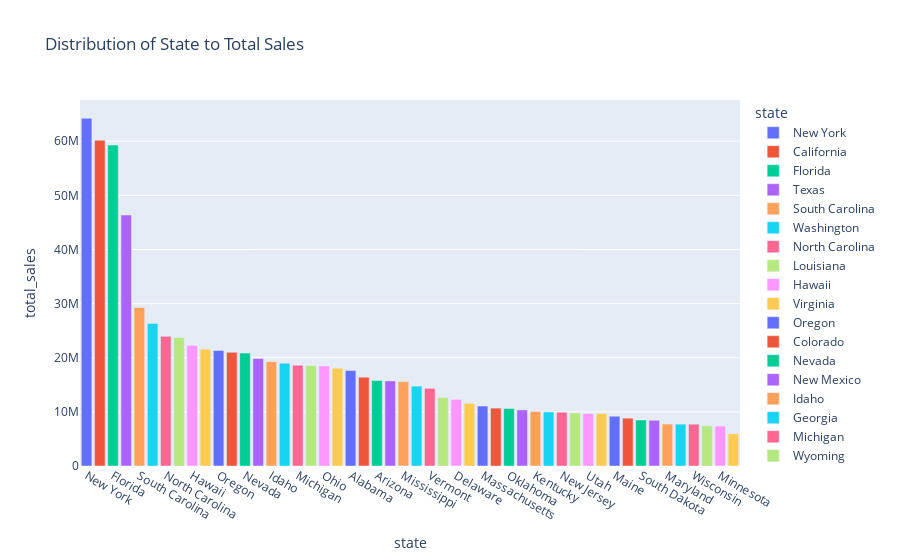

The code cell stored with this chart in its notebook:
### Markdown cell above
### 2.2.1. Top/Distribution of State to Total Sales for entire 2-year period.

### Code cell
state_sales = df.groupby("state")["total_sales"].sum().reset_index()

state_sales = state_sales.sort_values(by="total_sales", ascending=False)
fig = px.bar(state_sales,x="state",y="total_sales",title="Distribution of State to Total Sales",labels={"State": "state", "Total Sales": "total_sales"},color="state",hover_data=["total_sales"])
fig.show()

unique_state_count=state_sales["state"].nunique()
unique_state_count

### Figure 1 — Plotly figure (JSON) as saved in the notebook; plotly's stock layout.template omitted (floating-point values rounded to 4 significant figures)
{"data": [{"alignmentgroup": "True", "hovertemplate": "state=%{x}<br>total_sales=%{y}<extra></extra>", "legendgroup": "New York", "marker": {"color": "#636efa", "pattern": {"shape": ""}}, "name": "New York", "offsetgroup": "New York", "orientation": "v", "showlegend": true, "textposition": "auto", "type": "bar", "x": ["New York"], "xaxis": "x", "y": [64229039], "yaxis": "y"}, {"alignmentgroup": "True", "hovertemplate": "state=%{x}<br>total_sales=%{y}<extra></extra>", "legendgroup": "California", "marker": {"color": "#EF553B", "pattern": {"shape": ""}}, "name": "California", "offsetgroup": "California", "orientation": "v", "showlegend": true, "textposition": "auto", "type": "bar", "x": ["California"], "xaxis": "x", "y": [60174133], "yaxis": "y"}, {"alignmentgroup": "True", "hovertemplate": "state=%{x}<br>total_sales=%{y}<extra></extra>", "legendgroup": "Florida", "marker": {"color": "#00cc96", "pattern": {"shape": ""}}, "name": "Florida", "offsetgroup": "Florida", "orientation": "v", "showlegend": true, "textposition": "auto", "type": "bar", "x": ["Florida"], "xaxis": "x", "y": [59283714], "yaxis": "y"}, {"alignmentgroup": "True", "hovertemplate": "state=%{x}<br>total_sales=%{y}<extra></extra>", "legendgroup": "Texas", "marker": {"color": "#ab63fa", "pattern": {"shape": ""}}, "name": "Texas", "offsetgroup": "Texas", "orientation": "v", "showlegend": true, "textposition": "auto", "type": "bar", "x": ["Texas"], "xaxis": "x", "y": [46359746], "yaxis": "y"}, {"alignmentgroup": "True", "hovertemplate": "state=%{x}<br>total_sales=%{y}<extra></extra>", "legendgroup": "South Carolina", "marker": {"color": "#FFA15A", "pattern": {"shape": ""}}, "name": "South Carolina", "offsetgroup": "South Carolina", "orientation": "v", "showlegend": true, "textposition": "auto", "type": "bar", "x": ["South Carolina"], "xaxis": "x", "y": [29285637], "yaxis": "y"}, {"alignmentgroup": "True", "hovertemplate": "state=%{x}<br>total_sales=%{y}<extra></extra>", "legendgroup": "Washington", "marker": {"color": "#19d3f3", "pattern": {"shape": ""}}, "name": "Washington", "offsetgroup": "Washington", "orientation": "v", "showlegend": true, "textposition": "auto", "type": "bar", "x": ["Washington"], "xaxis": "x", "y": [26330718], "yaxis": "y"}, {"alignmentgroup": "True", "hovertemplate": "state=%{x}<br>total_sales=%{y}<extra></extra>", "legendgroup": "North Carolina", "marker": {"color": "#FF6692", "pattern": {"shape": ""}}, "name": "North Carolina", "offsetgroup": "North Carolina", "orientation": "v", "showlegend": true, "textposition": "auto", "type": "bar", "x": ["North Carolina"], "xaxis": "x", "y": [23956531], "yaxis": "y"}, {"alignmentgroup": "True", "hovertemplate": "state=%{x}<br>total_sales=%{y}<extra></extra>", "legendgroup": "Louisiana", "marker": {"color": "#B6E880", "pattern": {"shape": ""}}, "name": "Louisiana", "offsetgroup": "Louisiana", "orientation": "v", "showlegend": true, "textposition": "auto", "type": "bar", "x": ["Louisiana"], "xaxis": "x", "y": [23750781], "yaxis": "y"}, {"alignmentgroup": "True", "hovertemplate": "state=%{x}<br>total_sales=%{y}<extra></extra>", "legendgroup": "Hawaii", "marker": {"color": "#FF97FF", "pattern": {"shape": ""}}, "name": "Hawaii", "offsetgroup": "Hawaii", "orientation": "v", "showlegend": true, "textposition": "auto", "type": "bar", "x": ["Hawaii"], "xaxis": "x", "y": [22282457], "yaxis": "y"}, {"alignmentgroup": "True", "hovertemplate": "state=%{x}<br>total_sales=%{y}<extra></extra>", "legendgroup": "Virginia", "marker": {"color": "#FECB52", "pattern": {"shape": ""}}, "name": "Virginia", "offsetgroup": "Virginia", "orientation": "v", "showlegend": true, "textposition": "auto", "type": "bar", "x": ["Virginia"], "xaxis": "x", "y": [21575040], "yaxis": "y"}, {"alignmentgroup": "True", "hovertemplate": "state=%{x}<br>total_sales=%{y}<extra></extra>", "legendgroup": "Oregon", "marker": {"color": "#636efa", "pattern": {"shape": ""}}, "name": "Oregon", "offsetgroup": "Oregon", "orientation": "v", "showlegend": true, "textposition": "auto", "type": "bar", "x": ["Oregon"], "xaxis": "x", "y": [21349674], "yaxis": "y"}, {"alignmentgroup": "True", "hovertemplate": "state=%{x}<br>total_sales=%{y}<extra></extra>", "legendgroup": "Colorado", "marker": {"color": "#EF553B", "pattern": {"shape": ""}}, "name": "Colorado", "offsetgroup": "Colorado", "orientation": "v", "showlegend": true, "textposition": "auto", "type": "bar", "x": ["Colorado"], "xaxis": "x", "y": [20996536], "yaxis": "y"}, {"alignmentgroup": "True", "hovertemplate": "state=%{x}<br>total_sales=%{y}<extra></extra>", "legendgroup": "Nevada", "marker": {"color": "#00cc96", "pattern": {"shape": ""}}, "name": "Nevada", "offsetgroup": "Nevada", "orientation": "v", "showlegend": true, "textposition": "auto", "type": "bar", "x": ["Nevada"], "xaxis": "x", "y": [20858509], "yaxis": "y"}, {"alignmentgroup": "True", "hovertemplate": "state=%{x}<br>total_sales=%{y}<extra></extra>", "legendgroup": "New Mexico", "marker": {"color": "#ab63fa", "pattern": {"shape": ""}}, "name": "New Mexico", "offsetgroup": "New Mexico", "orientation": "v", "showlegend": true, "textposition": "auto", "type": "bar", "x": ["New Mexico"], "xaxis": "x", "y": [19865016], "yaxis": "y"}, {"alignmentgroup": "True", "hovertemplate": "state=%{x}<br>total_sales=%{y}<extra></extra>", "legendgroup": "Idaho", "marker": {"color": "#FFA15A", "pattern": {"shape": ""}}, "name": "Idaho", "offsetgroup": "Idaho", "orientation": "v", "showlegend": true, "textposition": "auto", "type": "bar", "x": ["Idaho"], "xaxis": "x", "y": [19276878], "yaxis": "y"}, {"alignmentgroup": "True", "hovertemplate": "state=%{x}<br>total_sales=%{y}<extra></extra>", "legendgroup": "Georgia", "marker": {"color": "#19d3f3", "pattern": {"shape": ""}}, "name": "Georgia", "offsetgroup": "Georgia", "orientation": "v", "showlegend": true, "textposition": "auto", "type": "bar", "x": ["Georgia"], "xaxis": "x", "y": [18997466], "yaxis": "y"}, {"alignmentgroup": "True", "hovertemplate": "state=%{x}<br>total_sales=%{y}<extra></extra>", "legendgroup": "Michigan", "marker": {"color": "#FF6692", "pattern": {"shape": ""}}, "name": "Michigan", "offsetgroup": "Michigan", "orientation": "v", "showlegend": true, "textposition": "auto", "type": "bar", "x": ["Michigan"], "xaxis": "x", "y": [18625433], "yaxis": "y"}, {"alignmentgroup": "True", "hovertemplate": "state=%{x}<br>total_sales=%{y}<extra></extra>", "legendgroup": "Wyoming", "marker": {"color": "#B6E880", "pattern": {"shape": ""}}, "name": "Wyoming", "offsetgroup": "Wyoming", "orientation": "v", "showlegend": true, "textposition": "auto", "type": "bar", "x": ["Wyoming"], "xaxis": "x", "y": [18577517], "yaxis": "y"}, {"alignmentgroup": "True", "hovertemplate": "state=%{x}<br>total_sales=%{y}<extra></extra>", "legendgroup": "Ohio", "marker": {"color": "#FF97FF", "pattern": {"shape": ""}}, "name": "Ohio", "offsetgroup": "Ohio", "orientation": "v", "showlegend": true, "textposition": "auto", "type": "bar", "x": ["Ohio"], "xaxis": "x", "y": [18484583], "yaxis": "y"}, {"alignmentgroup": "True", "hovertemplate": "state=%{x}<br>total_sales=%{y}<extra></extra>", "legendgroup": "Tennessee", "marker": {"color": "#FECB52", "pattern": {"shape": ""}}, "name": "Tennessee", "offsetgroup": "Tennessee", "orientation": "v", "showlegend": true, "textposition": "auto", "type": "bar", "x": ["Tennessee"], "xaxis": "x", "y": [18067440], "yaxis": "y"}, {"alignmentgroup": "True", "hovertemplate": "state=%{x}<br>total_sales=%{y}<extra></extra>", "legendgroup": "Alabama", "marker": {"color": "#636efa", "pattern": {"shape": ""}}, "name": "Alabama", "offsetgroup": "Alabama", "orientation": "v", "showlegend": true, "textposition": "auto", "type": "bar", "x": ["Alabama"], "xaxis": "x", "y": [17633424], "yaxis": "y"}, {"alignmentgroup": "True", "hovertemplate": "state=%{x}<br>total_sales=%{y}<extra></extra>", "legendgroup": "New Hampshire", "marker": {"color": "#EF553B", "pattern": {"shape": ""}}, "name": "New Hampshire", "offsetgroup": "New Hampshire", "orientation": "v", "showlegend": true, "textposition": "auto", "type": "bar", "x": ["New Hampshire"], "xaxis": "x", "y": [16411667], "yaxis": "y"}, {"alignmentgroup": "True", "hovertemplate": "state=%{x}<br>total_sales=%{y}<extra></extra>", "legendgroup": "Arizona", "marker": {"color": "#00cc96", "pattern": {"shape": ""}}, "name": "Arizona", "offsetgroup": "Arizona", "orientation": "v", "showlegend": true, "textposition": "auto", "type": "bar", "x": ["Arizona"], "xaxis": "x", "y": [15782221], "yaxis": "y"}, {"alignmentgroup": "True", "hovertemplate": "state=%{x}<br>total_sales=%{y}<extra></extra>", "legendgroup": "Montana", "marker": {"color": "#ab63fa", "pattern": {"shape": ""}}, "name": "Montana", "offsetgroup": "Montana", "orientation": "v", "showlegend": true, "textposition": "auto", "type": "bar", "x": ["Montana"], "xaxis": "x", "y": [15710886], "yaxis": "y"}, {"alignmentgroup": "True", "hovertemplate": "state=%{x}<br>total_sales=%{y}<extra></extra>", "legendgroup": "Mississippi", "marker": {"color": "#FFA15A", "pattern": {"shape": ""}}, "name": "Mississippi", "offsetgroup": "Mississippi", "orientation": "v", "showlegend": true, "textposition": "auto", "type": "bar", "x": ["Mississippi"], "xaxis": "x", "y": [15591709], "yaxis": "y"}, {"alignmentgroup": "True", "hovertemplate": "state=%{x}<br>total_sales=%{y}<extra></extra>", "legendgroup": "Alaska", "marker": {"color": "#19d3f3", "pattern": {"shape": ""}}, "name": "Alaska", "offsetgroup": "Alaska", "orientation": "v", "showlegend": true, "textposition": "auto", "type": "bar", "x": ["Alaska"], "xaxis": "x", "y": [14753103], "yaxis": "y"}, {"alignmentgroup": "True", "hovertemplate": "state=%{x}<br>total_sales=%{y}<extra></extra>", "legendgroup": "Vermont", "marker": {"color": "#FF6692", "pattern": {"shape": ""}}, "name": "Vermont", "offsetgroup": "Vermont", "orientation": "v", "showlegend": true, "textposition": "auto", "type": "bar", "x": ["Vermont"], "xaxis": "x", "y": [14352923], "yaxis": "y"}, {"alignmentgroup": "True", "hovertemplate": "state=%{x}<br>total_sales=%{y}<extra></extra>", "legendgroup": "Arkansas", "marker": {"color": "#B6E880", "pattern": {"shape": ""}}, "name": "Arkansas", "offsetgroup": "Arkansas", "orientation": "v", "showlegend": true, "textposition": "auto", "type": "bar", "x": ["Arkansas"], "xaxis": "x", "y": [12639347], "yaxis": "y"}, {"alignmentgroup": "True", "hovertemplate": "state=%{x}<br>total_sales=%{y}<extra></extra>", "legendgroup": "Delaware", "marker": {"color": "#FF97FF", "pattern": {"shape": ""}}, "name": "Delaware", "offsetgroup": "Delaware", "orientation": "v", "showlegend": true, "textposition": "auto", "type": "bar", "x": ["Delaware"], "xaxis": "x", "y": [12298412], "yaxis": "y"}, {"alignmentgroup": "True", "hovertemplate": "state=%{x}<br>total_sales=%{y}<extra></extra>", "legendgroup": "Connecticut", "marker": {"color": "#FECB52", "pattern": {"shape": ""}}, "name": "Connecticut", "offsetgroup": "Connecticut", "orientation": "v", "showlegend": true, "textposition": "auto", "type": "bar", "x": ["Connecticut"], "xaxis": "x", "y": [11573448], "yaxis": "y"}, {"alignmentgroup": "True", "hovertemplate": "state=%{x}<br>total_sales=%{y}<extra></extra>", "legendgroup": "Massachusetts", "marker": {"color": "#636efa", "pattern": {"shape": ""}}, "name": "Massachusetts", "offsetgroup": "Massachusetts", "orientation": "v", "showlegend": true, "textposition": "auto", "type": "bar", "x": ["Massachusetts"], "xaxis": "x", "y": [11076810], "yaxis": "y"}, {"alignmentgroup": "True", "hovertemplate": "state=%{x}<br>total_sales=%{y}<extra></extra>", "legendgroup": "West Virginia", "marker": {"color": "#EF553B", "pattern": {"shape": ""}}, "name": "West Virginia", "offsetgroup": "West Virginia", "orientation": "v", "showlegend": true, "textposition": "auto", "type": "bar", "x": ["West Virginia"], "xaxis": "x", "y": [10689160], "yaxis": "y"}, {"alignmentgroup": "True", "hovertemplate": "state=%{x}<br>total_sales=%{y}<extra></extra>", "legendgroup": "Oklahoma", "marker": {"color": "#00cc96", "pattern": {"shape": ""}}, "name": "Oklahoma", "offsetgroup": "Oklahoma", "orientation": "v", "showlegend": true, "textposition": "auto", "type": "bar", "x": ["Oklahoma"], "xaxis": "x", "y": [10620734], "yaxis": "y"}, {"alignmentgroup": "True", "hovertemplate": "state=%{x}<br>total_sales=%{y}<extra></extra>", "legendgroup": "Pennsylvania", "marker": {"color": "#ab63fa", "pattern": {"shape": ""}}, "name": "Pennsylvania", "offsetgroup": "Pennsylvania", "orientation": "v", "showlegend": true, "textposition": "auto", "type": "bar", "x": ["Pennsylvania"], "xaxis": "x", "y": [10357519], "yaxis": "y"}, {"alignmentgroup": "True", "hovertemplate": "state=%{x}<br>total_sales=%{y}<extra></extra>", "legendgroup": "Kentucky", "marker": {"color": "#FFA15A", "pattern": {"shape": ""}}, "name": "Kentucky", "offsetgroup": "Kentucky", "orientation": "v", "showlegend": true, "textposition": "auto", "type": "bar", "x": ["Kentucky"], "xaxis": "x", "y": [10072848], "yaxis": "y"}, {"alignmentgroup": "True", "hovertemplate": "state=%{x}<br>total_sales=%{y}<extra></extra>", "legendgroup": "Kansas", "marker": {"color": "#19d3f3", "pattern": {"shape": ""}}, "name": "Kansas", "offsetgroup": "Kansas", "orientation": "v", "showlegend": true, "textposition": "auto", "type": "bar", "x": ["Kansas"], "xaxis": "x", "y": [9972864], "yaxis": "y"}, {"alignmentgroup": "True", "hovertemplate": "state=%{x}<br>total_sales=%{y}<extra></extra>", "legendgroup": "New Jersey", "marker": {"color": "#FF6692", "pattern": {"shape": ""}}, "name": "New Jersey", "offsetgroup": "New Jersey", "orientation": "v", "showlegend": true, "textposition": "auto", "type": "bar", "x": ["New Jersey"], "xaxis": "x", "y": [9934246], "yaxis": "y"}, {"alignmentgroup": "True", "hovertemplate": "state=%{x}<br>total_sales=%{y}<extra></extra>", "legendgroup": "Illinois", "marker": {"color": "#B6E880", "pattern": {"shape": ""}}, "name": "Illinois", "offsetgroup": "Illinois", "orientation": "v", "showlegend": true, "textposition": "auto", "type": "bar", "x": ["Illinois"], "xaxis": "x", "y": [9797488], "yaxis": "y"}, {"alignmentgroup": "True", "hovertemplate": "state=%{x}<br>total_sales=%{y}<extra></extra>", "legendgroup": "Utah", "marker": {"color": "#FF97FF", "pattern": {"shape": ""}}, "name": "Utah", "offsetgroup": "Utah", "orientation": "v", "showlegend": true, "textposition": "auto", "type": "bar", "x": ["Utah"], "xaxis": "x", "y": [9696420], "yaxis": "y"}, {"alignmentgroup": "True", "hovertemplate": "state=%{x}<br>total_sales=%{y}<extra></extra>", "legendgroup": "Missouri", "marker": {"color": "#FECB52", "pattern": {"shape": ""}}, "name": "Missouri", "offsetgroup": "Missouri", "orientation": "v", "showlegend": true, "textposition": "auto", "type": "bar", "x": ["Missouri"], "xaxis": "x", "y": [9683265], "yaxis": "y"}, {"alignmentgroup": "True", "hovertemplate": "state=%{x}<br>total_sales=%{y}<extra></extra>", "legendgroup": "Maine", "marker": {"color": "#636efa", "pattern": {"shape": ""}}, "name": "Maine", "offsetgroup": "Maine", "orientation": "v", "showlegend": true, "textposition": "auto", "type": "bar", "x": ["Maine"], "xaxis": "x", "y": [9195978], "yaxis": "y"}, {"alignmentgroup": "True", "hovertemplate": "state=%{x}<br>total_sales=%{y}<extra></extra>", "legendgroup": "Indiana", "marker": {"color": "#EF553B", "pattern": {"shape": ""}}, "name": "Indiana", "offsetgroup": "Indiana", "orientation": "v", "showlegend": true, "textposition": "auto", "type": "bar", "x": ["Indiana"], "xaxis": "x", "y": [8836198], "yaxis": "y"}, {"alignmentgroup": "True", "hovertemplate": "state=%{x}<br>total_sales=%{y}<extra></extra>", "legendgroup": "South Dakota", "marker": {"color": "#00cc96", "pattern": {"shape": ""}}, "name": "South Dakota", "offsetgroup": "South Dakota", "orientation": "v", "showlegend": true, "textposition": "auto", "type": "bar", "x": ["South Dakota"], "xaxis": "x", "y": [8495576], "yaxis": "y"}, {"alignmentgroup": "True", "hovertemplate": "state=%{x}<br>total_sales=%{y}<extra></extra>", "legendgroup": "Rhode Island", "marker": {"color": "#ab63fa", "pattern": {"shape": ""}}, "name": "Rhode Island", "offsetgroup": "Rhode Island", "orientation": "v", "showlegend": true, "textposition": "auto", "type": "bar", "x": ["Rhode Island"], "xaxis": "x", "y": [8446806], "yaxis": "y"}, {"alignmentgroup": "True", "hovertemplate": "state=%{x}<br>total_sales=%{y}<extra></extra>", "legendgroup": "Maryland", "marker": {"color": "#FFA15A", "pattern": {"shape": ""}}, "name": "Maryland", "offsetgroup": "Maryland", "orientation": "v", "showlegend": true, "textposition": "auto", "type": "bar", "x": ["Maryland"], "xaxis": "x", "y": [7758059], "yaxis": "y"}, {"alignmentgroup": "True", "hovertemplate": "state=%{x}<br>total_sales=%{y}<extra></extra>", "legendgroup": "North Dakota", "marker": {"color": "#19d3f3", "pattern": {"shape": ""}}, "name": "North Dakota", "offsetgroup": "North Dakota", "orientation": "v", "showlegend": true, "textposition": "auto", "type": "bar", "x": ["North Dakota"], "xaxis": "x", "y": [7735580], "yaxis": "y"}, {"alignmentgroup": "True", "hovertemplate": "state=%{x}<br>total_sales=%{y}<extra></extra>", "legendgroup": "Wisconsin", "marker": {"color": "#FF6692", "pattern": {"shape": ""}}, "name": "Wisconsin", "offsetgroup": "Wisconsin", "orientation": "v", "showlegend": true, "textposition": "auto", "type": "bar", "x": ["Wisconsin"], "xaxis": "x", "y": [7727469], "yaxis": "y"}, {"alignmentgroup": "True", "hovertemplate": "state=%{x}<br>total_sales=%{y}<extra></extra>", "legendgroup": "Iowa", "marker": {"color": "#B6E880", "pattern": {"shape": ""}}, "name": "Iowa", "offsetgroup": "Iowa", "orientation": "v", "showlegend": true, "textposition": "auto", "type": "bar", "x": ["Iowa"], "xaxis": "x", "y": [7424011], "yaxis": "y"}, {"alignmentgroup": "True", "hovertemplate": "state=%{x}<br>total_sales=%{y}<extra></extra>", "legendgroup": "Minnesota", "marker": {"color": "#FF97FF", "pattern": {"shape": ""}}, "name": "Minnesota", "offsetgroup": "Minnesota", "orientation": "v", "showlegend": true, "textposition": "auto", "type": "bar", "x": ["Minnesota"], "xaxis": "x", "y": [7378068], "yaxis": "y"}, {"alignmentgroup": "True", "hovertemplate": "state=%{x}<br>total_sales=%{y}<extra></extra>", "legendgroup": "Nebraska", "marker": {"color": "#FECB52", "pattern": {"shape": ""}}, "name": "Nebraska", "offsetgroup": "Nebraska", "orientation": "v", "showlegend": true, "textposition": "auto", "type": "bar", "x": ["Nebraska"], "xaxis": "x", "y": [5929038], "yaxis": "y"}], "layout": {"barmode": "relative", "legend": {"title": {"text": "state"}, "tracegroupgap": 0}, "title": {"text": "Distribution of State to Total Sales"}, "xaxis": {"anchor": "y", "categoryarray": ["New York", "California", "Florida", "Texas", "South Carolina", "Washington", "North Carolina", "Louisiana", "Hawaii", "Virginia", "Oregon", "Colorado", "Nevada", "New Mexico", "Idaho", "Georgia", "Michigan", "Wyoming", "Ohio", "Tennessee", "Alabama", "New Hampshire", "Arizona", "Montana", "Mississippi", "Alaska", "Vermont", "Arkansas", "Delaware", "Connecticut", "Massachusetts", "West Virginia", "Oklahoma", "Pennsylvania", "Kentucky", "Kansas", "New Jersey", "Illinois", "Utah", "Missouri", "Maine", "Indiana", "South Dakota", "Rhode Island", "Maryland", "North Dakota", "Wisconsin", "Iowa", "Minnesota", "Nebraska"], "categoryorder": "array", "domain": [0, 1], "title": {"text": "state"}}, "yaxis": {"anchor": "x", "domain": [0, 1], "title": {"text": "total_sales"}}}}
